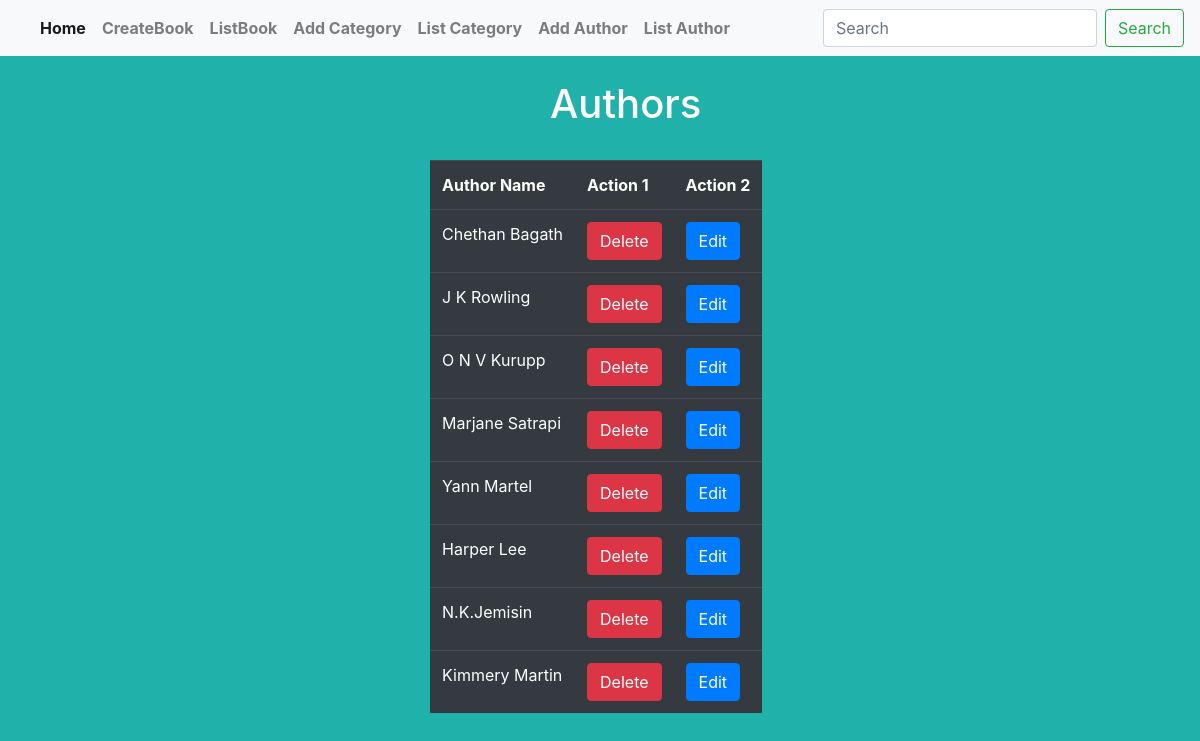
/vendor/listauthor/, run on the app's committed database.
### Vendor/models.py (models this page shows, shortened)
class Author(models.Model):
    author_name=models.CharField(max_length=200,unique=True)

### Vendor/views.py (the view)
# urls.py: path('listauthor/',listAuthor,name='listauthor'),
def listAuthor(request):
    template_name = 'list_author.html'
    qs = Author.objects.all()
    context = {}
    context["queryset"] = qs
    return render(request, template_name, context)

### Vendor/templates/list_author.html (shortened to what this page needs)
<!DOCTYPE html>
{% extends 'base.html' %}
{% block content %}
    <br>
    <h1 style="padding-left: 550px;color:white;">Authors</h1><br>
    <div class="container">
    <div class="row" style="padding-left: 400px">
    <form method="post">
    <table class="table table-dark">
    <tr>
        <th>Author Name</th>
        <th>Action 1</th>
        <th>Action 2</th>
    </tr>
    {% for query in queryset %}
        <tr>
        <td>{{ query.author_name }}</td>
        <td><a href="{% url 'deleteauthor' query.id %}" class="btn btn-danger">Delete</a> </td>
        <td><a href="{% url 'updateuthor' query.id %}" class="btn btn-primary">Edit</a> </td>
        </tr>
        {% endfor %}
    </table>
    </form>
    </div>
    </div>
{% endblock %}

### data on the page
Author: author_name "Chethan Bagath"
Author: author_name "J K Rowling"
Author: author_name "O N V Kurupp"
Author: author_name "Marjane Satrapi"
Author: author_name "Yann Martel"
Author: author_name "Harper Lee"
Author: author_name "N.K.Jemisin"
Author: author_name "Kimmery Martin"
